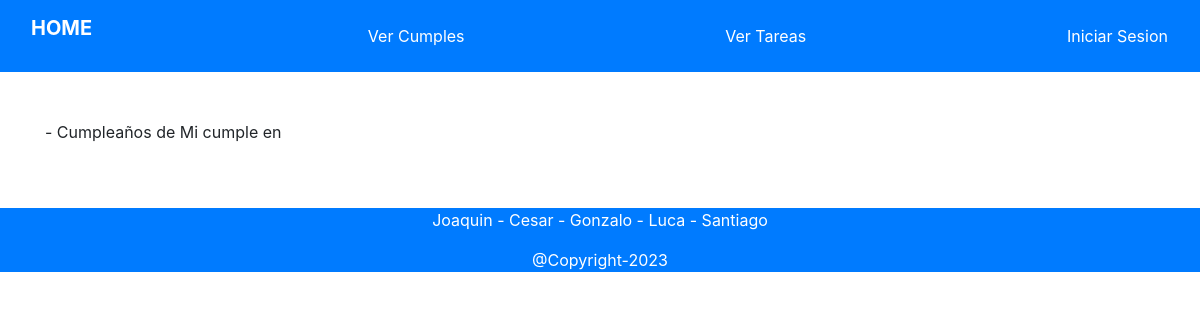
The app's page /verCumples, older data.
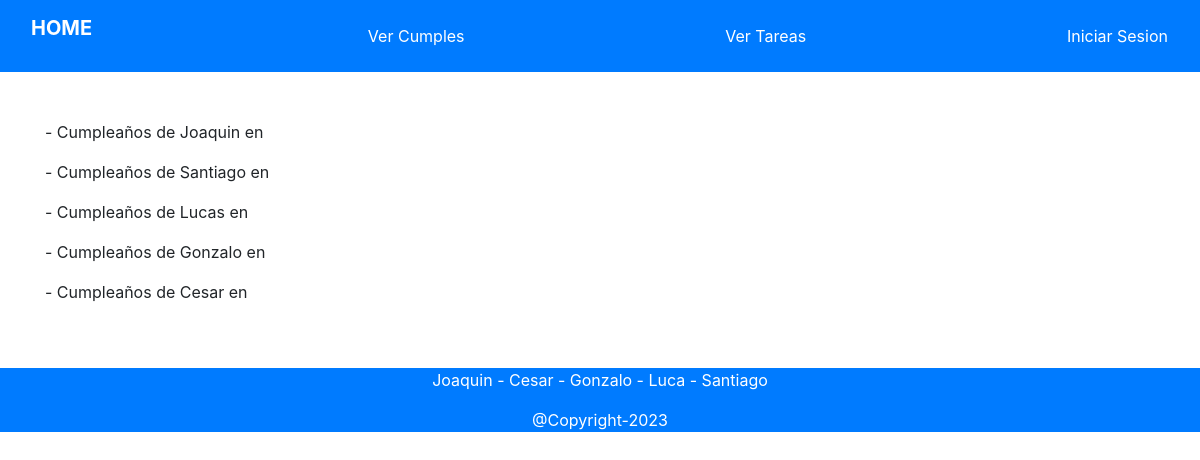
The same page, newer data.
### APP/models.py (models this page shows)
class Cumples(models.Model):
    user = models.IntegerField()
    dia = models.IntegerField()
    mes = models.IntegerField()
    descripcion = models.CharField(max_length=200)

### APP/views.py (the view)
# urls.py: path('verCumples',views.verCumples,name='verCumples'),
def verCumples(request):
    context=Cumples.objects.all()
    return render(request, 'paginas/verCumples.html', {'context':context})

### APP/templates/paginas/verCumples.html (shortened to what this page needs)
{% extends "paginas/base.html" %}
{% load static %}
{% block contenido %}
    <div class="container">
        {% for t in context %}
            <p> - Cumpleaños de {{ t.descripcion }} en {{ t.fecha }}</p>
        {% endfor %}
    </div>
{% endblock %}

### APP/templates/paginas/base.html (shortened to what this page needs)
{% load static %}
<!DOCTYPE html>
<html lang="en">
<head>
    <link rel="stylesheet" href="https://maxcdn.bootstrapcdn.com/bootstrap/4.0.0/css/bootstrap.min.css">
</head>
<body>
    <nav class="navbar bg-primary">
        <div class="d-flex align-items-center">
            <a href="./" class="navbar-brand container d-flex align-items-center justify-content-center">
                <p class="text-white"><strong>HOME</strong></p>
            </a>
        </div>
            <a href="./verCumples" class="nav-item nav-link active text-white">Ver Cumples</a>
            <a href="./verTareas" class="nav-item nav-link active text-white">Ver Tareas</a>
            <a href="./login" class="nav-item nav-link active text-white">Iniciar Sesion</a>
    </nav>
    <br><br>
    {% block contenido %}{% endblock %}
    <br><br>
    <div class="container-fluid bg-primary">
        <footer class="justify-content-between align-items-center">
            <p class="span12 text-center text-white" id="headerimage">Joaquin - Cesar - Gonzalo - Luca - Santiago</p>
            <p class="span12 text-center text-white" id="headerimage">@Copyright-2023</p>
        </footer>
    </div>
</body>
</html>

Row changes from the older to the newer data that the page shows:
removed Cumples: descripcion "Mi cumple"
added Cumples: descripcion "Joaquin"
added Cumples: descripcion "Santiago"
added Cumples: descripcion "Lucas"
added Cumples: descripcion "Gonzalo"
added Cumples: descripcion "Cesar"
